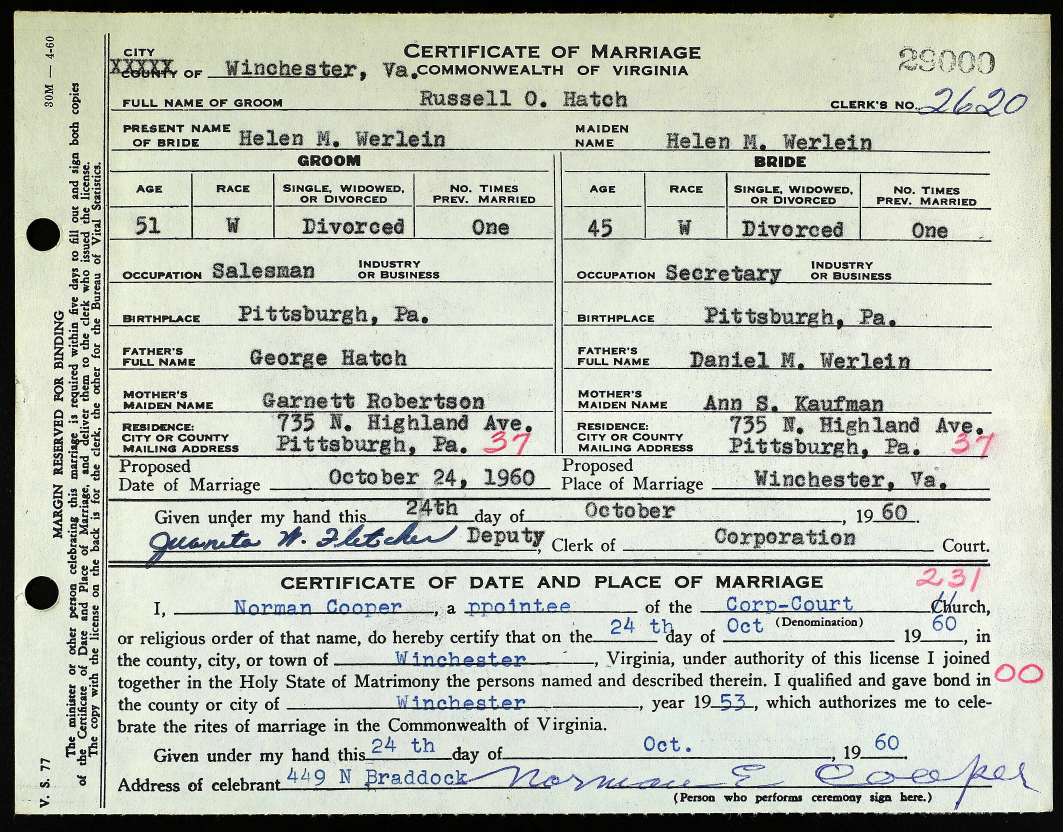
#> input picture Script/Annotated_Better_Again/101142060_00003.jpg, 4252 x 3328 px (shown at 1/4 size); its folder holds only this picture in this run
$ jupyter execute --allow-errors DataAnnotationScript.ipynb
#> lines starting #> are read from the running program, lines starting #| are printed output that depends on the picture; after the words box and inside, x2 and y2 are one past the last pixel; in counts of white or black regions, pixels touching at a corner belong together
#> further down, orig_img is the input picture: shape (3328, 4252, 3); mean B, G, R 180.5, 192, 187.8
#> `display_img = cv2.resize(orig_img, (int(orig_img.shape[1] * scale), in..`:
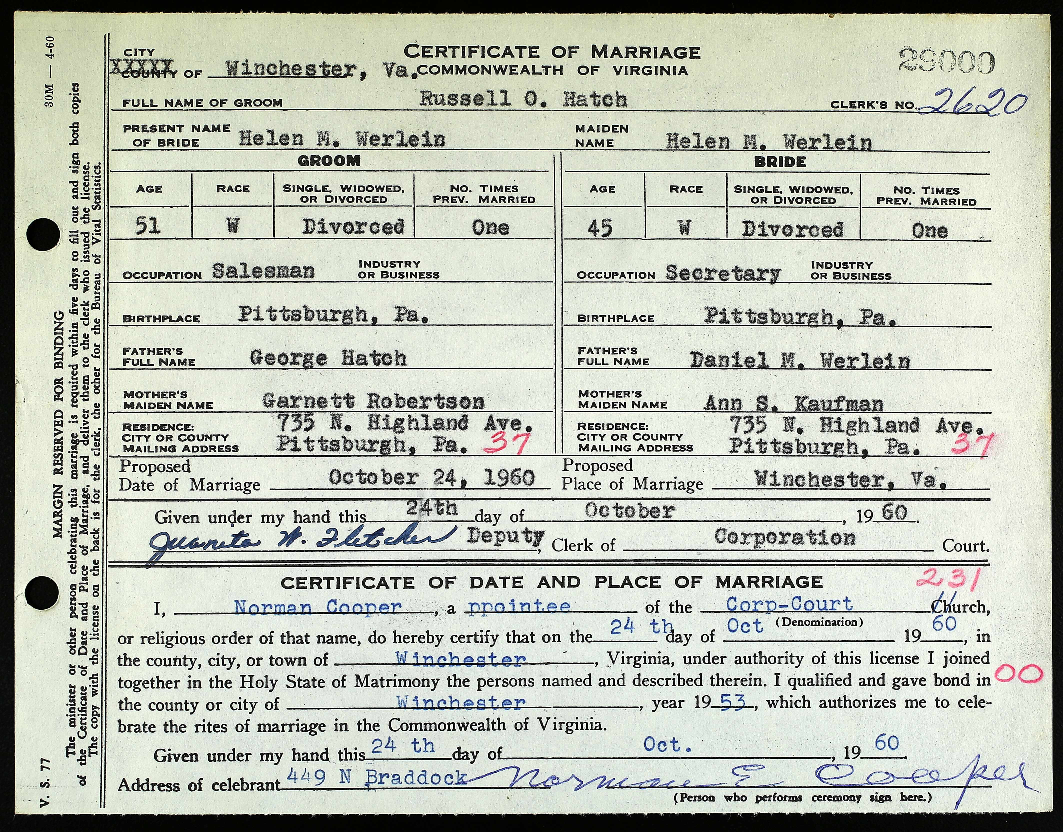
#> display_img: shape (832, 1063, 3); mean B, G, R 180.6, 192, 187.8
[cell 1]
import cv2
import os

# --- Configuration ---
IMG_DIR = "Annotated_Better_Again"
OUT_DIR = "Annotated_Better_Again/labels"
os.makedirs(OUT_DIR, exist_ok=True)
MIN_BOX_SIZE = 5  # Minimum pixel size to count as a valid box (prevents ghost clicks)

scale = .25
display_img = None
clone = None
drawing = False
ix, iy = -1, -1
boxes = []

# [40 lines left out: function draw_box, not called in this run]

def update_display_text():
    """Refreshes the image and redraws all boxes + counter"""
    global display_img
    # Reset display to clean clone
    display_img = clone.copy()

    # Redraw all existing boxes
    for (x1, y1, x2, y2) in boxes:
        # Scale orig coords back down to display coords
        d_x1, d_y1 = int(x1 * scale), int(y1 * scale)
        d_x2, d_y2 = int(x2 * scale), int(y2 * scale)
        cv2.rectangle(display_img, (d_x1, d_y1), (d_x2, d_y2), (0, 255, 0), 2)

    # 2. COUNTER: Draw the box count on screen
    cv2.putText(display_img, f"Count: {len(boxes)}", (10, 30),
                cv2.FONT_HERSHEY_SIMPLEX, 1, (0, 0, 255), 2)
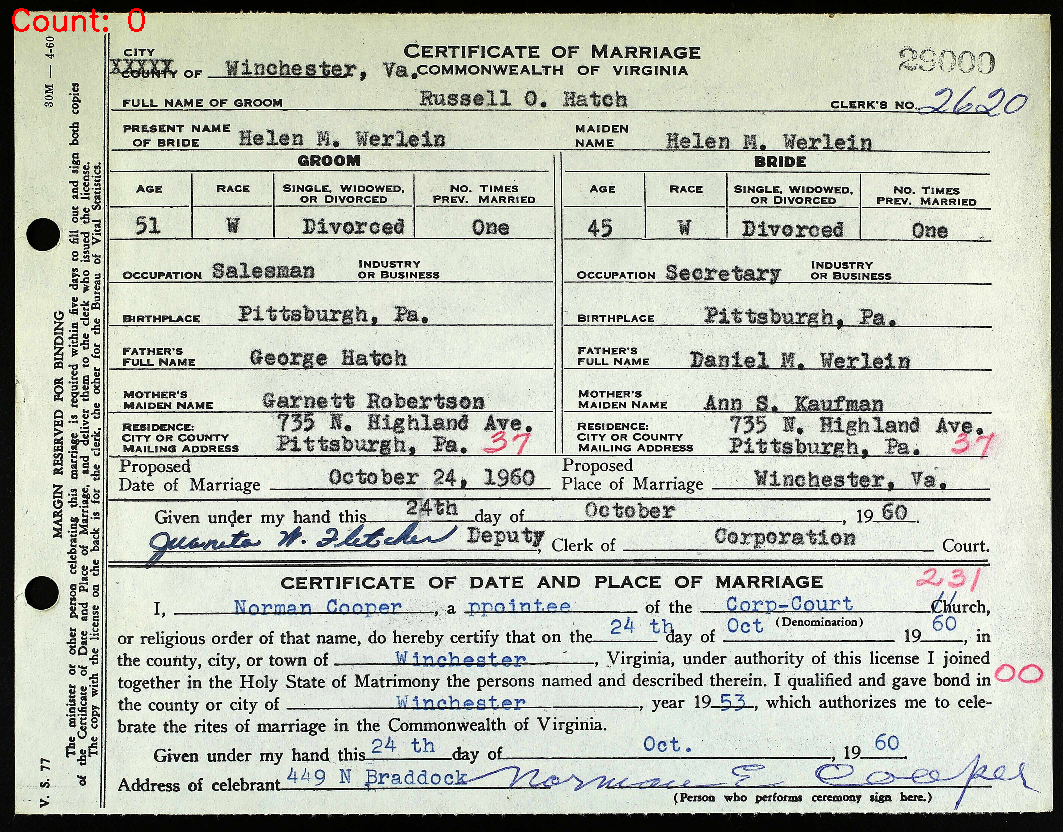
#> display_img: shape (832, 1063, 3); 0.09% of pixels changed, all inside (x1, y1, x2, y2) = (12, 8, 145, 32)
#> (key Esc is pressed here)

# [13 lines left out: function save_yolo_format, not called in this run]

# --- Main Loop ---
#> (the rest of this cell did not finish here and is left out)

$ run again, on Script/Annotated_Better_Again/101142060_00007.jpg
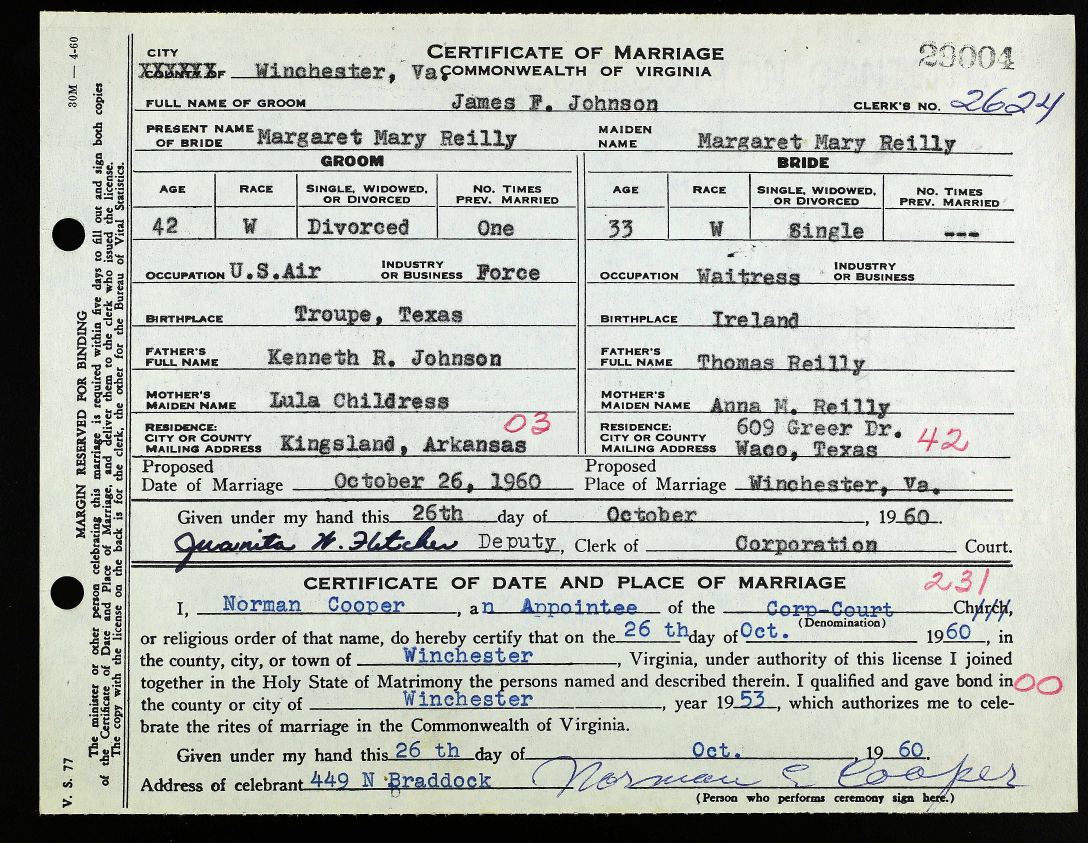
#> input picture Script/Annotated_Better_Again/101142060_00007.jpg, 4352 x 3371 px (shown at 1/4 size)
#> orig_img is the input picture: shape (3371, 4352, 3); mean B, G, R 178, 184.7, 180.9
#> `display_img = cv2.resize(orig_img, (int(orig_img.shape[1] * scale), in..`:
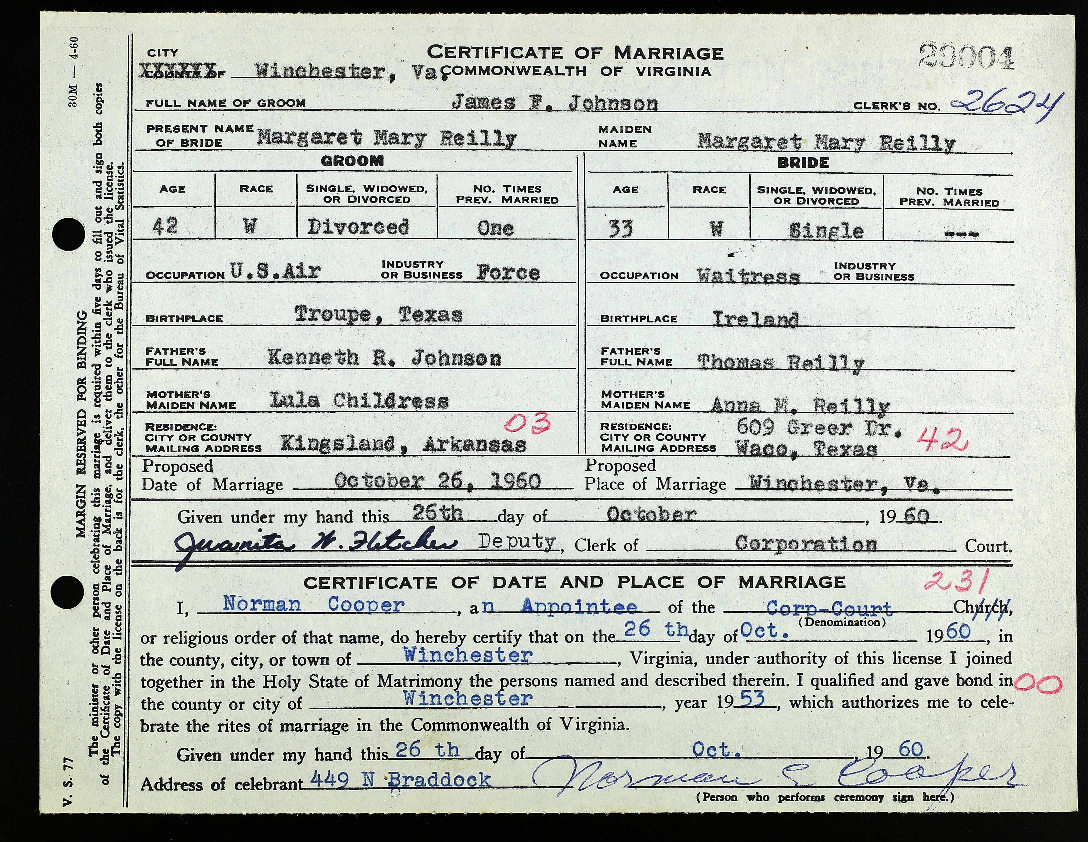
#> display_img: shape (842, 1088, 3); mean B, G, R 177.8, 184.5, 180.7
#> in update_display_text, `cv2.putText(display_img, f"Count: {len(boxes)}", (10, 30), cv2.FONT_HE..`:
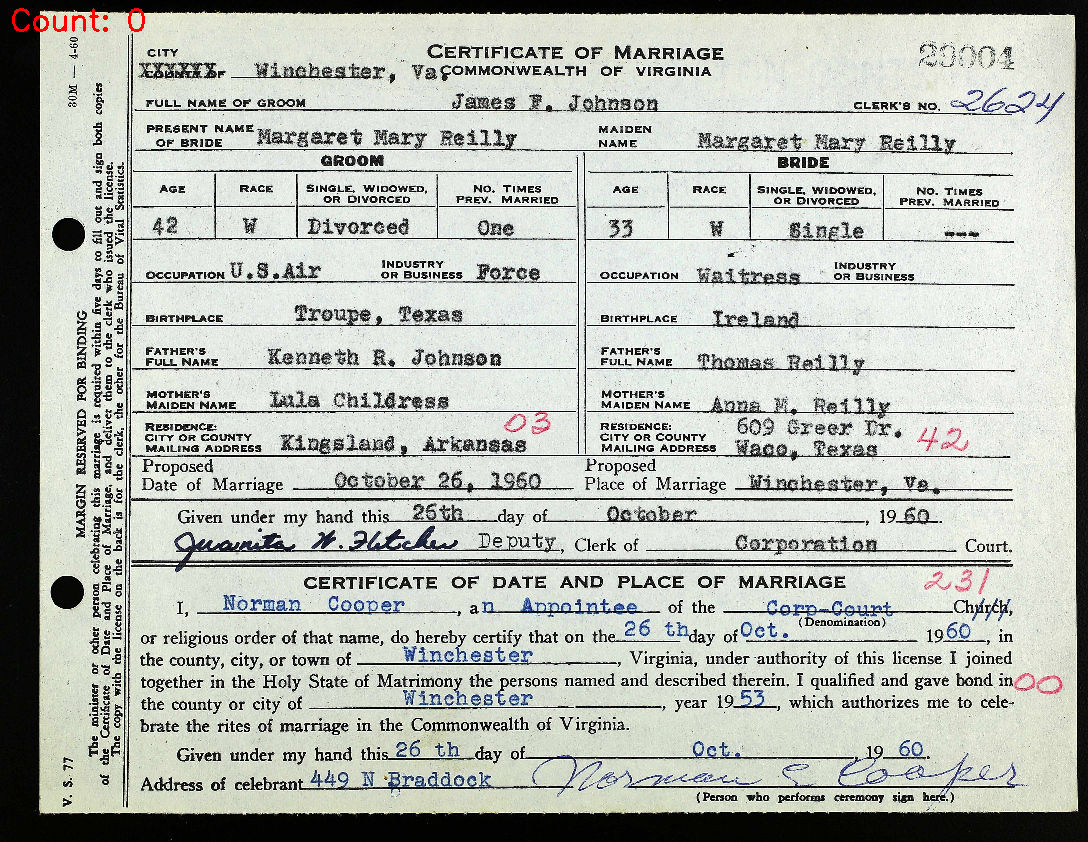
#> display_img: shape (842, 1088, 3); 0.09% of pixels changed, all inside (x1, y1, x2, y2) = (12, 8, 145, 32)

$ run again, on Script/Annotated_Better_Again/101142060_00008.jpg
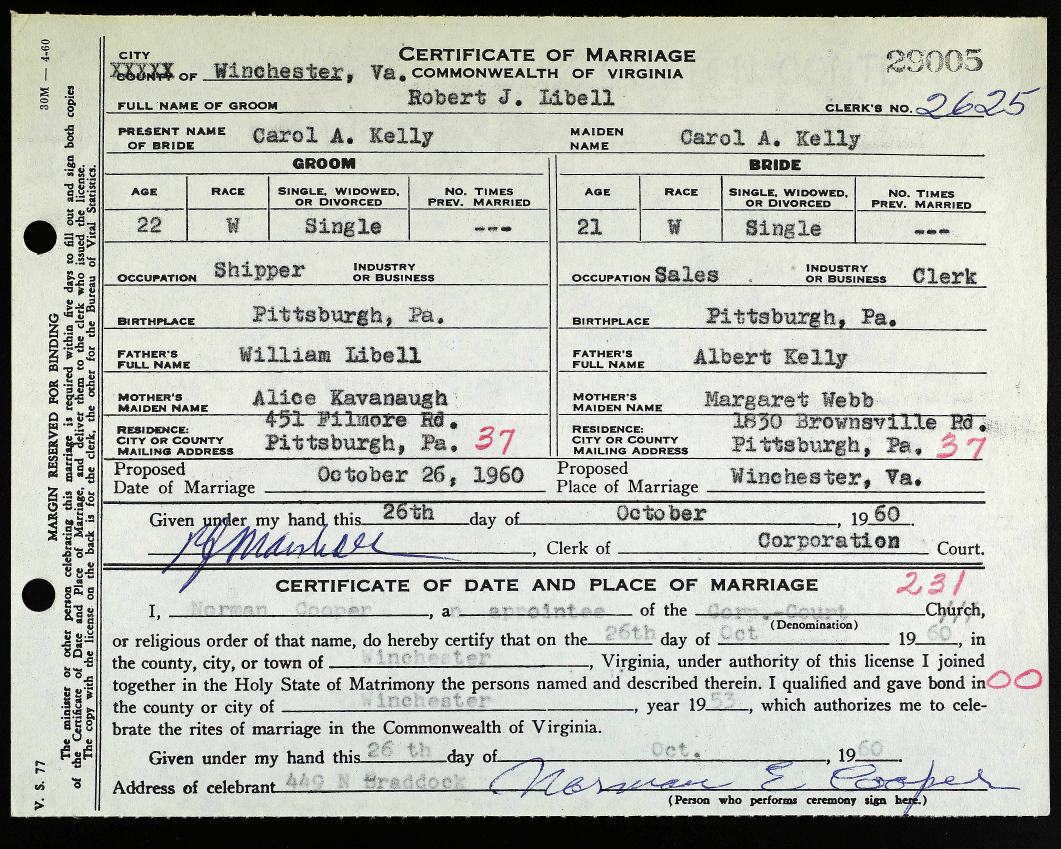
#> input picture Script/Annotated_Better_Again/101142060_00008.jpg, 4241 x 3394 px (shown at 1/4 size)
#> orig_img is the input picture: shape (3394, 4241, 3); mean B, G, R 180, 188.1, 185.8
#> `display_img = cv2.resize(orig_img, (int(orig_img.shape[1] * scale), in..`:
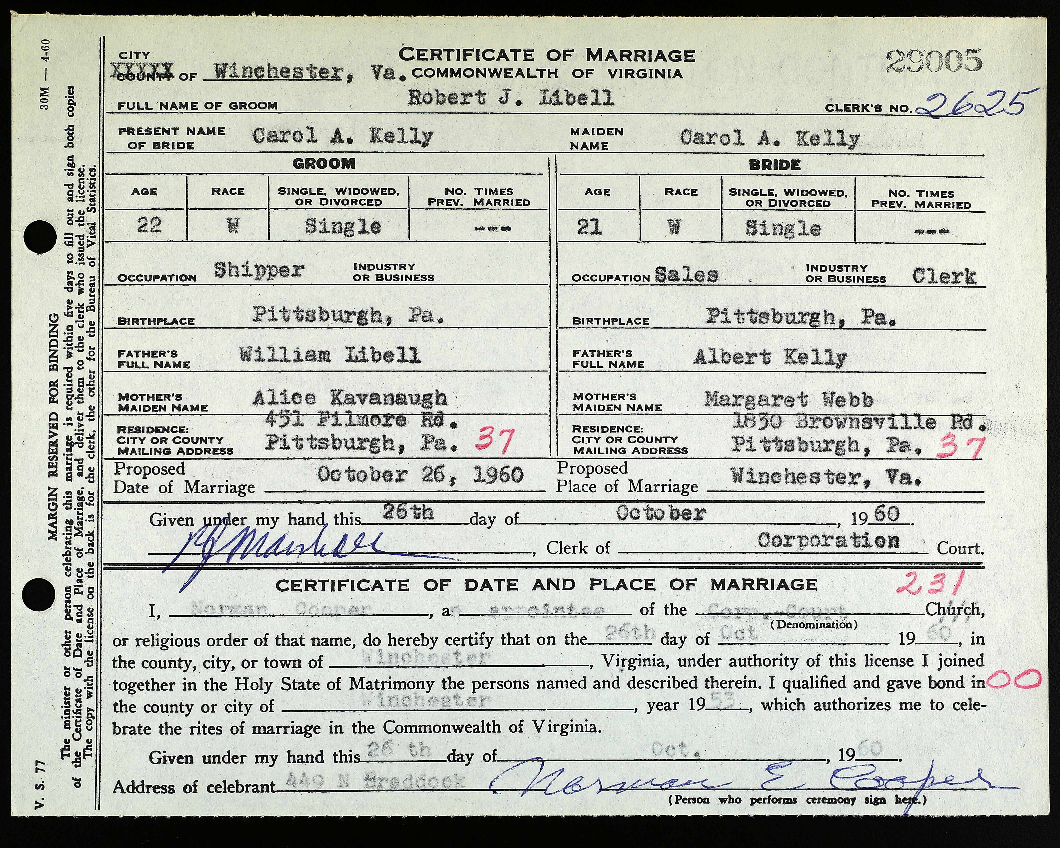
#> display_img: shape (848, 1060, 3); mean B, G, R 180, 188.1, 185.7
#> in update_display_text, `cv2.putText(display_img, f"Count: {len(boxes)}", (10, 30), cv2.FONT_HE..`:
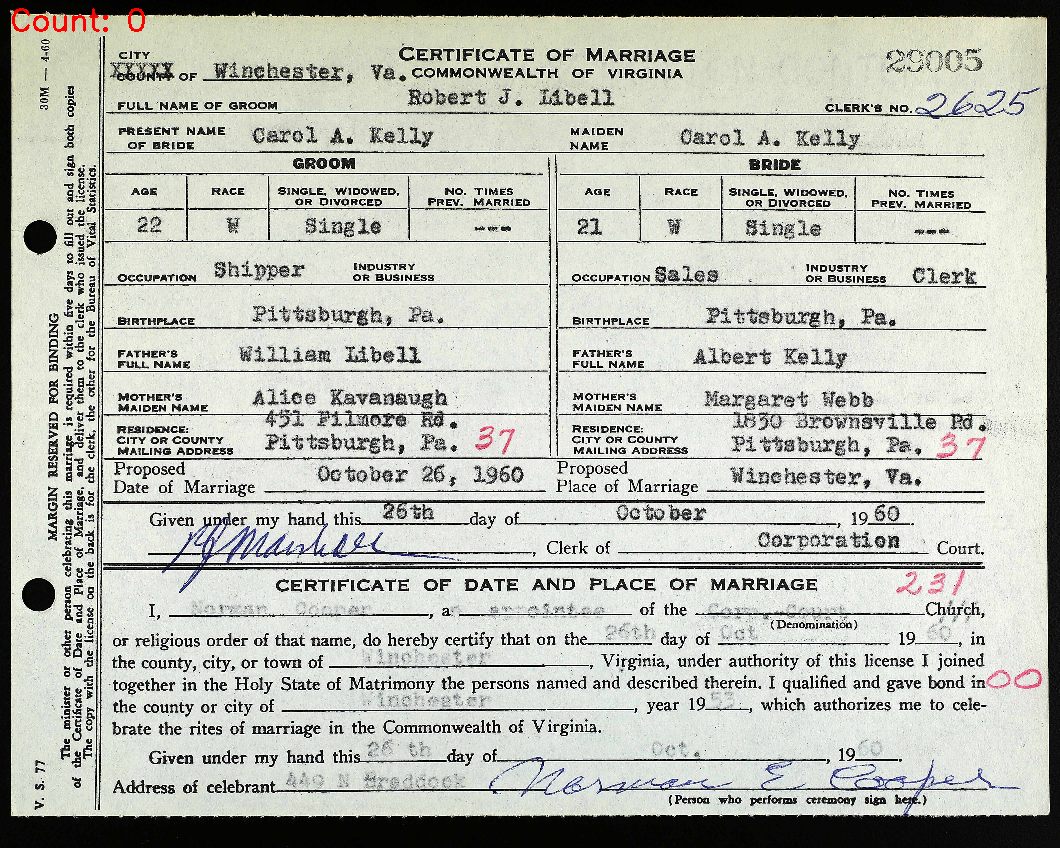
#> display_img: shape (848, 1060, 3); 0.09% of pixels changed, all inside (x1, y1, x2, y2) = (12, 8, 145, 32)
